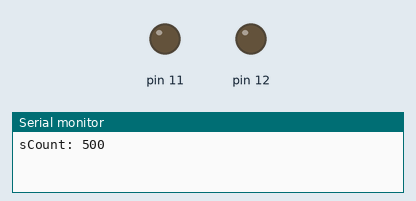
Simulated run of this sketch. Board: Arduino Uno, built with avr-gcc and run on an emulated ATmega328P. Shown: output pins drawn as LEDs (lit = HIGH), the last lines printed to the serial monitor.

Above: at 0.5 s.
At 5.3 s:
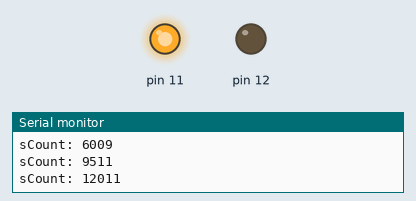
Timing chart, 0 to 8.5 s (numbered marks = the images above):
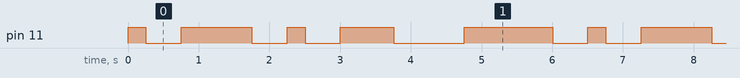

The sketch:

toggling_timer.ino
```cpp
// (licence header left out)
volatile uint32_t tCount = 0;
uint32_t duration[] = {
  1000, 500, 1000, 2000, 1000, 500, 1000, 1500, 2000, 2500
};
volatile uint32_t sCount = 0;
volatile uint32_t index = 0;
uint32_t melody[] = {

};

void setup() {

  // pin as output
  pinMode(12, OUTPUT);
  pinMode(11, OUTPUT);

  setupTimer2();
  setupTimer1();

  Serial.begin(115200);
}

void loop() {
  // put your main code here, to run repeatedly:
  Serial.print("sCount: ");
  Serial.println(sCount);
  delay(1000);
}

// interrupt service routine for timer 2 compare match
ISR(TIMER2_COMPA_vect) {
  // toggle pin
  // PINB |= (1 << 4);

  if(tCount >= sCount){
    index += 1;
    index = index % 10;
    sCount = tCount + duration[index];

    // toggle pin
    PINB |= (1 << PINB3);
  }
}

// interrupt service routine for timer 1 compare match
ISR(TIMER1_COMPA_vect) {
  tCount += 1;
}


void Pin12freq(uint16_t freq){
  uint32_t interrupt = 125000/(freq * 2);
  if(interrupt > 255){
    TCCR2B |= (1 << CS21);
    interrupt = 125000/((freq * 2)*4);
  }
  else{
    TCCR2B &= ~(1 << CS21);
  }
  OCR2A = interrupt;
}

void setupTimer2(){
  // how about a tone with 400 Hz
  // -> counter has to overflow 800x /second
  // set divider at 64
  // -> counter increased at 125000 Hz
  // -> count to 156.25 -> 156

  // disable all interrupts
  cli();

  // reset control registers
  TCCR2A = 0;
  TCCR2B = 0;

  // set clock prescaler: 256
  TCCR2B |= (1 << CS22);
  TCCR2B |= (1 << CS21);
  // set mode (CTC)
  TCCR2A |= (1 << WGM21);

  // set output compare register A
  OCR2A = 156;

  // enable interrupt
  TIMSK2 |= (1 << OCIE2A);

  // enable all interrupts
  sei();
}

void setupTimer1(){
  // disable all interrupts
  cli();

  // reset control registers
  TCCR1A = 0;
  TCCR1B = 0;

  // set clock prescaler: 64
  TCCR1B &= ~(1 << CS12);
  TCCR1B |= (1 << CS11);
  TCCR1B |= (1 << CS10);
  // set mode (CTC)
  TCCR1B |= (1 << WGM12);

  // set output compare register A
  OCR1A = 124;

  // enable interrupt
  TIMSK1 |= (1 << OCIE1A);

  // enable all interrupts
  sei();
}
```

Measured:
- by itself, pin 11: repeats every 6.5 s: HIGH 1.0 s, LOW 0.50 s, HIGH 0.25 s, LOW 0.50 s, HIGH 0.75 s, LOW 1.0 s, HIGH 1.3 s, LOW 0.50 s, HIGH 0.25 s, LOW 0.50 s
- by itself, everything shown: repeats every 6.5 s, in 10 steps
